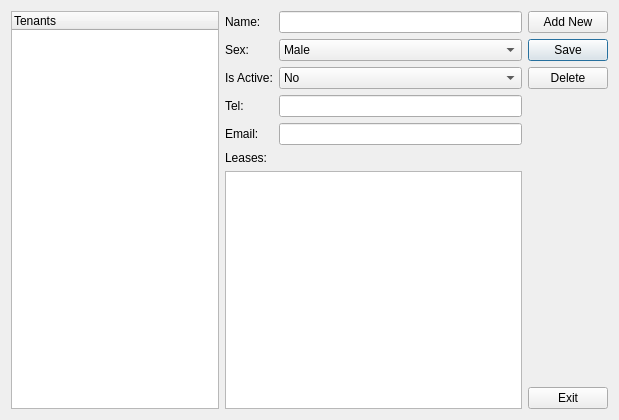
<?xml version="1.0" encoding="UTF-8"?>
<ui version="4.0">
 <class>TenantsDialog</class>
 <widget class="QDialog" name="TenantsDialog">
  <property name="geometry">
   <rect>
    <x>0</x>
    <y>0</y>
    <width>619</width>
    <height>420</height>
   </rect>
  </property>
  <property name="windowTitle">
   <string>Tenants</string>
  </property>
  <layout class="QHBoxLayout" name="horizontalLayout">
   <item>
    <widget class="QTreeWidget" name="trvTenants">
     <property name="maximumSize">
      <size>
       <width>208</width>
       <height>16777215</height>
      </size>
     </property>
     <column>
      <property name="text">
       <string>Tenants</string>
      </property>
     </column>
    </widget>
   </item>
   <item>
    <layout class="QGridLayout" name="gridLayout">
     <item row="3" column="0">
      <widget class="QLabel" name="label_3">
       <property name="text">
        <string>Tel:</string>
       </property>
      </widget>
     </item>
     <item row="3" column="1">
      <widget class="QLineEdit" name="txtTel"/>
     </item>
     <item row="0" column="0">
      <widget class="QLabel" name="label">
       <property name="text">
        <string>Name:</string>
       </property>
      </widget>
     </item>
     <item row="2" column="0">
      <widget class="QLabel" name="label_6">
       <property name="text">
        <string>Is Active:</string>
       </property>
      </widget>
     </item>
     <item row="2" column="1">
      <widget class="QComboBox" name="cboIsActive">
       <item>
        <property name="text">
         <string>No</string>
        </property>
       </item>
       <item>
        <property name="text">
         <string>Yes</string>
        </property>
       </item>
      </widget>
     </item>
     <item row="6" column="0" colspan="2">
      <widget class="QTableView" name="tblLeases"/>
     </item>
     <item row="0" column="1">
      <widget class="QLineEdit" name="txtName"/>
     </item>
     <item row="4" column="1">
      <widget class="QLineEdit" name="txtEmail"/>
     </item>
     <item row="1" column="0">
      <widget class="QLabel" name="label_2">
       <property name="text">
        <string>Sex:</string>
       </property>
      </widget>
     </item>
     <item row="4" column="0">
      <widget class="QLabel" name="label_4">
       <property name="text">
        <string>Email:</string>
       </property>
      </widget>
     </item>
     <item row="1" column="1">
      <widget class="QComboBox" name="cboSex">
       <item>
        <property name="text">
         <string>Male</string>
        </property>
       </item>
       <item>
        <property name="text">
         <string>Female</string>
        </property>
       </item>
      </widget>
     </item>
     <item row="5" column="0" colspan="2">
      <widget class="QLabel" name="label_5">
       <property name="text">
        <string>Leases:</string>
       </property>
      </widget>
     </item>
    </layout>
   </item>
   <item>
    <layout class="QVBoxLayout" name="verticalLayout">
     <item>
      <widget class="QPushButton" name="cmdAddNew">
       <property name="text">
        <string>Add New</string>
       </property>
      </widget>
     </item>
     <item>
      <widget class="QPushButton" name="cmdSave">
       <property name="text">
        <string>Save</string>
       </property>
       <property name="default">
        <bool>true</bool>
       </property>
      </widget>
     </item>
     <item>
      <widget class="QPushButton" name="cmdDelete">
       <property name="text">
        <string>Delete</string>
       </property>
      </widget>
     </item>
     <item>
      <spacer name="verticalSpacer">
       <property name="orientation">
        <enum>Qt::Vertical</enum>
       </property>
       <property name="sizeHint" stdset="0">
        <size>
         <width>20</width>
         <height>40</height>
        </size>
       </property>
      </spacer>
     </item>
     <item>
      <widget class="QPushButton" name="cmdExit">
       <property name="text">
        <string>Exit</string>
       </property>
      </widget>
     </item>
    </layout>
   </item>
  </layout>
 </widget>
 <tabstops>
  <tabstop>trvTenants</tabstop>
  <tabstop>txtName</tabstop>
  <tabstop>cboSex</tabstop>
  <tabstop>cboIsActive</tabstop>
  <tabstop>txtTel</tabstop>
  <tabstop>txtEmail</tabstop>
  <tabstop>cmdAddNew</tabstop>
  <tabstop>cmdSave</tabstop>
  <tabstop>cmdDelete</tabstop>
  <tabstop>tblLeases</tabstop>
  <tabstop>cmdExit</tabstop>
 </tabstops>
 <resources/>
 <connections/>
</ui>
